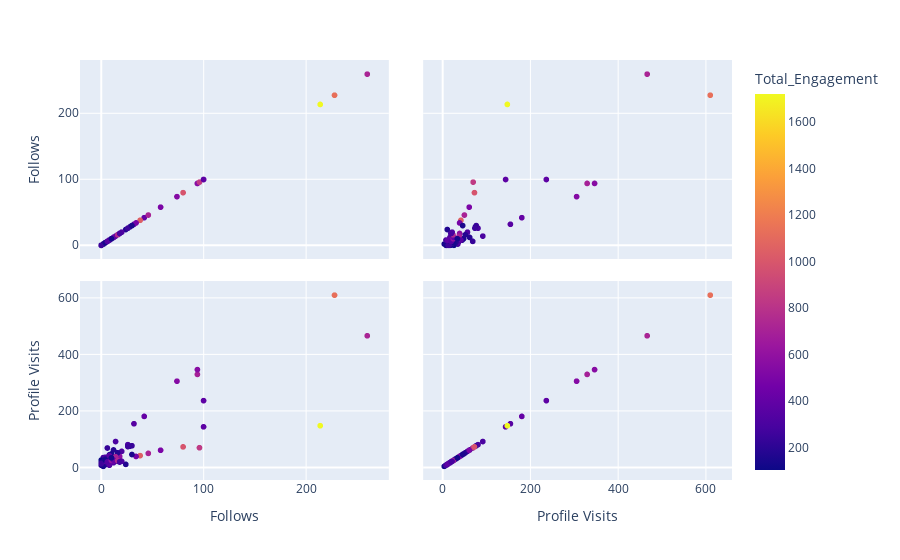

The code cell stored with this chart in its notebook:
### Markdown cell above
- so the percentage is 41% which sound like very good for instagram account

### Code cell
## Show the relation between the number of new followers and Profile visits
#Follows vs Profile Visits
fig = px.scatter_matrix(df, dimensions=["Follows", "Follows", "Profile Visits", "Profile Visits"], color="Total_Engagement")
fig.show()

### Figure 1 — Plotly figure (JSON) as saved in the notebook; plotly's stock layout.template omitted (floating-point values rounded to 4 significant figures)
{"data": [{"dimensions": [{"axis": {"matches": true}, "label": "Follows", "values": [2, 10, 12, 8, 0, 2, 0, 6, 4, 6, 4, 0, 2, 4, 42, 6, 2, 2, 30, 0, 0, 24, 100, 2, 4, 6, 6, 6, 2, 2, 20, 2, 4, 8, 26, 2, 2, 4, 0, 2, 94, 8, 18, 10, 4, 4, 4, 4, 18, 38, 10, 12, 4, 4, 74, 0, 6, 6, 0, 6, 12, 10, 8, 8, 46, 12, 10, 94, 6, 10, 6, 4, 12, 16, 12, 8, 32, 8, 16, 6, 10, 10, 14, 8, 14, 28, 18, 12, 34, 26, 260, 16, 96, 20, 30, 58, 100, 80, 18, 10, 214, 228]}, {"axis": {"matches": true}, "label": "Profile Visits", "values": [35, 48, 62, 23, 8, 9, 26, 12, 36, 31, 29, 15, 8, 20, 181, 17, 16, 21, 77, 10, 9, 11, 144, 14, 10, 19, 69, 11, 19, 9, 57, 13, 11, 24, 81, 4, 7, 14, 18, 8, 330, 21, 19, 32, 19, 21, 14, 30, 39, 42, 31, 20, 12, 22, 306, 13, 26, 16, 15, 15, 39, 21, 8, 45, 50, 37, 25, 347, 26, 48, 16, 26, 17, 52, 22, 41, 155, 12, 22, 20, 23, 25, 38, 42, 92, 75, 21, 26, 39, 74, 467, 24, 70, 22, 46, 61, 237, 73, 20, 34, 148, 611]}], "hovertemplate": "%{xaxis.title.text}=%{x}<br>%{yaxis.title.text}=%{y}<br>Total_Engagement=%{marker.color}<extra></extra>", "legendgroup": "", "marker": {"color": [274, 439, 184, 402, 228, 235, 104, 272, 328, 322, 118, 295, 299, 273, 410, 278, 351, 236, 245, 140, 134, 170, 378, 211, 315, 326, 233, 168, 304, 159, 310, 257, 213, 266, 301, 126, 136, 269, 110, 140, 694, 364, 273, 223, 325, 513, 288, 187, 571, 1045, 173, 603, 150, 481, 544, 275, 340, 219, 257, 299, 170, 432, 290, 145, 709, 142, 256, 554, 342, 148, 226, 134, 332, 181, 450, 132, 353, 381, 194, 339, 396, 599, 705, 363, 301, 225, 275, 401, 479, 255, 715, 748, 838, 325, 151, 500, 381, 986, 288, 129, 1721, 1127], "coloraxis": "coloraxis", "symbol": "circle"}, "name": "", "showlegend": false, "type": "splom"}], "layout": {"autosize": true, "coloraxis": {"colorbar": {"title": {"text": "Total_Engagement"}}, "colorscale": [[0, "#0d0887"], [0.1111, "#46039f"], [0.2222, "#7201a8"], [0.3333, "#9c179e"], [0.4444, "#bd3786"], [0.5556, "#d8576b"], [0.6667, "#ed7953"], [0.7778, "#fb9f3a"], [0.8889, "#fdca26"], [1, "#f0f921"]]}, "dragmode": "select", "legend": {"tracegroupgap": 0}, "margin": {"t": 60}, "xaxis": {"autorange": true, "range": [-27.0, 287.0], "type": "linear"}, "xaxis2": {"autorange": true, "range": [-59.03, 674.0], "type": "linear"}, "yaxis": {"autorange": true, "range": [-27.0, 287.0], "type": "linear"}, "yaxis2": {"autorange": true, "range": [-59.03, 674.0], "type": "linear"}}}
